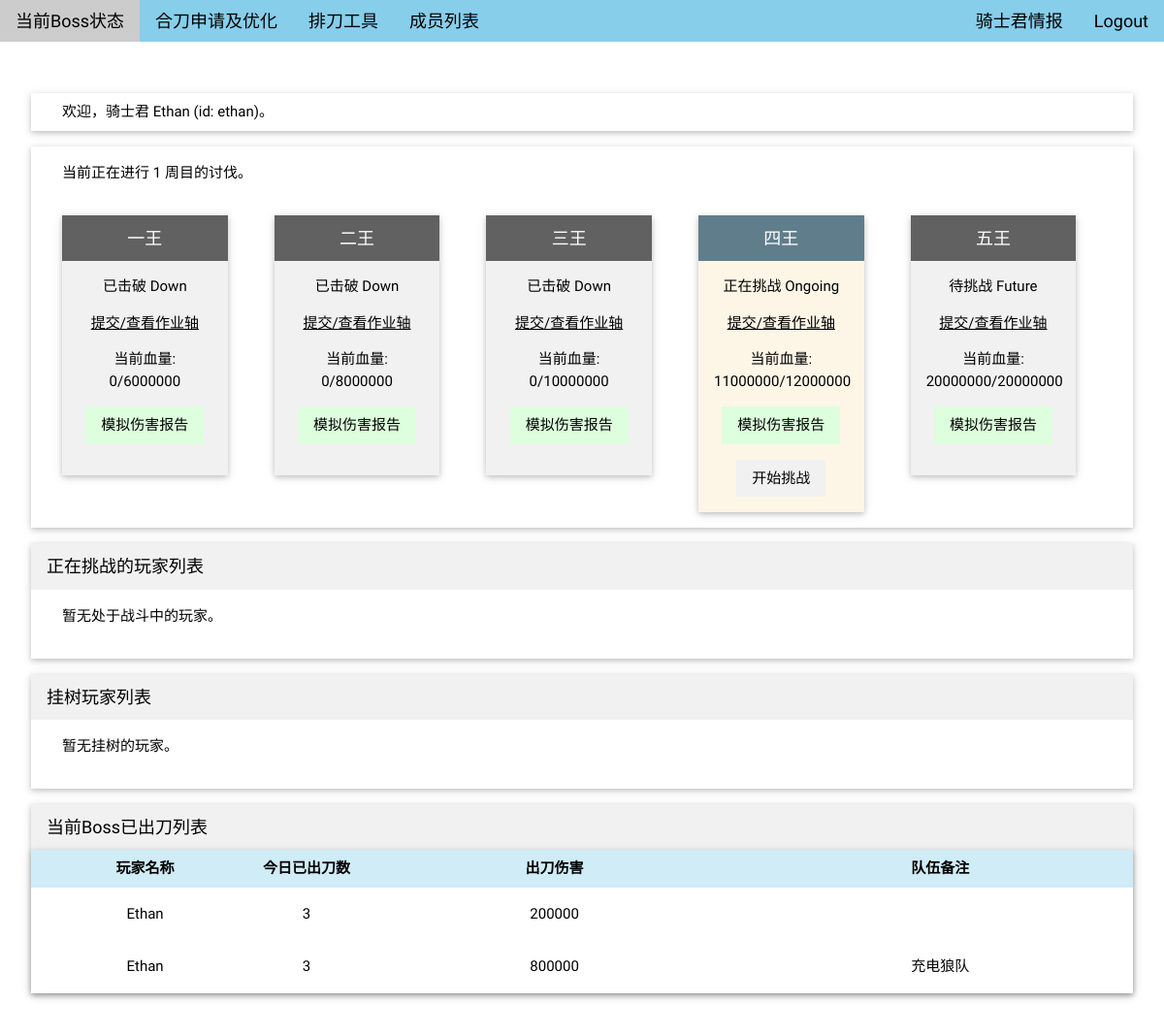
The app's page / (signed in) with its own data.
### PcrWebAssigner/models.py (models this page shows)
class Boss(models.Model):
    STATUS_opt = [('down', '已击破 Down'),
                  ('ongoing', '正在挑战 Ongoing'),
                  ('future', '待挑战 Future')]
    STATUS_dict = {k:v for k,v in STATUS_opt}
    BOSS_HP = {1:6000000, 2:8000000, 3:10000000, 4:12000000, 5:20000000}
    BOSS_NAME = {1:'一王', 2:'二王', 3:'三王', 4:'四王', 5:'五王'}
    epoch = models.SmallIntegerField(blank = False, default=1, verbose_name='Epoch',\
        validators=[MaxValueValidator(128), MinValueValidator(1)])
    number = models.SmallIntegerField(blank = False, default=1, verbose_name='Number',\
        validators=[MaxValueValidator(5), MinValueValidator(1)])
    damage_carried = models.BigIntegerField(default=0, verbose_name='已受到的伤害总量')
    status = models.CharField(max_length=64, default='future', choices=STATUS_opt, verbose_name='Boss当前状态')
    @property
    def is_active(self):
        return self.status=='ongoing'
    @property
    def maximal_hp(self):
        return self.BOSS_HP[self.number]
    @property
    def current_hp(self):
        return self.maximal_hp - self.damage_carried
    @property
    def get_boss_name(self):
        return self.BOSS_NAME[self.number]
    @property
    def get_boss_status(self):
        return self.STATUS_dict[self.status]

class RealDamage(models.Model):
    bonus = models.BooleanField(verbose_name='尾刀', default=False)
    damage = models.IntegerField(validators=[MinValueValidator(0)], verbose_name='当前刀伤害')
    player = models.ForeignKey(User, related_name='player_rd', on_delete=models.CASCADE)
    boss = models.ForeignKey(Boss, related_name='boss_rd', on_delete=models.CASCADE)
    notes = models.CharField(max_length=511, blank=True, verbose_name='备注（e.g. 阵容）')
    report_time = models.DateTimeField(auto_now_add=True, verbose_name='Report Time')
    class Meta:
        verbose_name = 'RealDamage'

class Profile(models.Model):
    user = models.OneToOneField(User, on_delete=models.CASCADE, related_name='profile')
    total_damage_today = models.BigIntegerField(verbose_name='Total Damage Today', default=0)
    accumulated_damage = models.BigIntegerField(verbose_name='Accumulated Damage', default=0)
    damage_counts = models.SmallIntegerField(blank = False, default=0, verbose_name='Damage Counts')
    accumulated_counts = models.SmallIntegerField(blank = False, default=0, verbose_name='Accumulated Counts')
    finishing_counts = models.SmallIntegerField(blank = False, default=0, verbose_name='今日尾刀次数')
    acc_finishing_counts = models.SmallIntegerField(blank = False, default=0, verbose_name='总计尾刀次数')
    in_battle = models.BooleanField(default=False, verbose_name='挑战中')
    sos = models.BooleanField(default=False, verbose_name='挂树')
    finishing = models.BooleanField(default=False, verbose_name='尾刀')

### PcrWebAssigner/views.py (the view, shortened to what this page needs)
# urls.py: 2. Add a URL to urlpatterns:  path('', views.home, name='home')
@login_required(login_url='/login/')
def home(request):
    do_daily_update()
    current_boss = Boss.objects.get(status='ongoing')
    current_epoch = current_boss.epoch
    current_perc = current_boss.current_hp/current_boss.maximal_hp
    bosses = Boss.objects.filter(epoch=current_epoch).order_by('number')
    in_battle_users = User.objects.filter(profile__in_battle=True)
    sos_users = User.objects.filter(profile__sos=True)
    current_boss_damage = RealDamage.objects.filter(boss=current_boss)
    return render(request, 'home.html', {
        'bosses': bosses,
        'battle': in_battle_users,
        'sos': sos_users,
        'epoch': current_epoch,
        'damages': current_boss_damage,
        'perc': current_perc,
    })

### PcrWebAssigner/templates/home.html (shortened to what this page needs)
{% extends 'base.html' %}
{% block content %}
<body>
  <div class="w3-ul w3-card w3-hoverable w3-margin">
    <div class="w3-container">
      <a href="{% url 'account' %}" class="w3-button w3-block w3-left-align">欢迎，骑士君 {{user.first_name}} (id: {{user.get_username}})。</a>
    </div>
  </div>
  <div class="w3-ul w3-card w3-hoverable w3-margin w3-mobile">
    <div class="w3-container">
      <a class="w3-block w3-margin">当前正在进行 {{epoch}} 周目的讨伐。</a>
    </div>
    <div class="w3-row-padding w3-mobile">
      {% for boss in bosses %}
      <div class="w3-col s2 w3-center w3-margin w3-mobile">
        {% if boss.is_active %}
        <div class="w3-card w3-sand w3-hover-dark-grey">
          <header class="w3-container w3-blue-grey">
            <h5>{{boss.get_boss_name}}</h5>
          </header>
          <div class="w3-container">
            <p>
              {{boss.get_boss_status}}
            </p>
            <a href="#">提交/查看作业轴</a>
            <p>
              当前血量:
              {{boss.current_hp}}/{{boss.maximal_hp}}
            </p>
            <a href="#"><button class="w3-button w3-pale-green">模拟伤害报告</button></a>
            <a href="damage" target="_blank"><button class="w3-button w3-light-grey w3-margin">开始挑战</button></a>
          </div>
        </div>
        {% else %}
        <div class="w3-card w3-light-grey w3-hover-blue-grey">
          <header class="w3-container w3-dark-grey">
            <h5>{{boss.get_boss_name}}</h5>
          </header>
          <div class="w3-container">
            <p>
              {{boss.get_boss_status}}
            </p>
            <a href="#">提交/查看作业轴</a>
            <p>
              当前血量:
              {{boss.current_hp}}/{{boss.maximal_hp}}
            </p>
            <button class="w3-button w3-pale-green">模拟伤害报告</button>
          </div>
        </div>
        {% endif %}
      </div>
      {% endfor %}
    </div>
  </div>
  <div class="w3-ul w3-card w3-hoverable w3-margin">
    <header class="w3-container w3-light-grey">
      <h5>正在挑战的玩家列表</h5>
    </header>
    {% if battle|length > 0 %}
    <table class="w3-container w3-table w3-centered w3-card">
      <tr class="w3-theme-l3">
        <th style="width:20%">玩家名称</th>
        <th style="width:10%">今日出刀次数</th>
        <th style="width:35%">今日伤害</th>
        <th style="width:35%">累计伤害</th>
      </tr>
      {% for user in battle %}
      <tr class=" w3-hover-light-gray w3-margin">
          <td class="w3-padding-16 w3-margin">{{ user.first_name }}</td>
          <td class="w3-padding-16">{{ user.profile.damage_counts }}</td>
          <td class="w3-padding-16">{{ user.profile.total_damage_today }}</td>
          <td class="w3-padding-16">{{ user.profile.accumulated_damage }}</td>
      </tr>
      {% endfor %}
    </table>
    {% else %}
    <div class="w3-container w3-margin">
      <tr><th colspan="7">暂无处于战斗中的玩家。</th></tr>
    </div>
    {% endif %}
  </div>
  <div class="w3-ul w3-card w3-hoverable w3-margin">
    <header class="w3-container w3-light-grey">
      <h5>挂树玩家列表</h5>
    </header>
    {% if sos|length > 0 %}
    <table class="w3-container w3-table w3-centered w3-card">
      <tr class="w3-theme-l3">
        <th style="width:20%">玩家名称</th>
        <th style="width:10%">今日出刀次数</th>
        <th style="width:35%">今日伤害</th>
        <th style="width:35%">累计伤害</th>
      </tr>
      {% for user in sos %}
      <tr class=" w3-hover-light-gray w3-margin">
          <td class="w3-padding-16 w3-margin">{{ user.first_name }}</td>
          <td class="w3-padding-16">{{ user.profile.damage_counts }}</td>
          <td class="w3-padding-16">{{ user.profile.total_damage_today }}</td>
          <td class="w3-padding-16">{{ user.profile.accumulated_damage }}</td>
      </tr>
      {% endfor %}
    </table>
    {% else %}
    <div class="w3-container w3-margin">
      <tr><th colspan="7">暂无挂树的玩家。</th></tr>
    </div>
    {% endif %}
  </div>
  <div class="w3-ul w3-card w3-hoverable w3-margin">
    <header class="w3-container w3-light-grey">
      <h5>当前Boss已出刀列表</h5>
    </header>
    {% if damages|length > 0 %}
    <table class="w3-container w3-table w3-centered w3-card">
      <tr class="w3-theme-l3">
        <th style="width:20%">玩家名称</th>
        <th style="width:10%">今日已出刀数</th>
        <th style="width:35%">出刀伤害</th>
        <th style="width:35%">队伍备注</th>
      </tr>
      {% for damage in damages %}
      <tr class=" w3-hover-light-gray w3-margin">
          <td class="w3-padding-16 w3-margin">{{ damage.player.first_name }}</td>
          <td class="w3-padding-16">{{ damage.player.profile.damage_counts }}</td>
          <td class="w3-padding-16">{{ damage.damage }}</td>
          <td class="w3-padding-16">{{ damage.notes }}</td>
      </tr>
      {% endfor %}
    </table>
    {% else %}
    <div class="w3-container w3-margin">
      <tr><th colspan="7">暂无出刀记录。</th></tr>
      <div class="w3-container w3-margin"> </div>
    </div>
    {% endif %}
  </div>
</body>
{% endblock %}

### PcrWebAssigner/templates/base.html (shortened to what this page needs)
<!DOCTYPE html>
<html lang="en">
{% load static %}
<link rel="stylesheet" href={% static "css/w3.css" %}>
<link rel="stylesheet" href={% static "css/w3-theme-light-blue.css" %}>
<link rel="stylesheet" href={% static "css/roboto.css" %}>
<body>
  <div class="w3-bar w3-theme w3-top w3-left-align w3-large">
    <a href="{% url 'home' %}" class="w3-bar-item w3-button w3-theme-l1">当前Boss状态</a>
    <a href="{% url 'simulation' %}" class="w3-bar-item w3-button w3-hide-small w3-hover-white">合刀申请及优化</a>
    <a href="{% url 'damage' %}" class="w3-bar-item w3-button w3-hide-small w3-hover-white">排刀工具</a>
    <a href="{% url 'members' %}" class="w3-bar-item w3-button w3-hide-small w3-hover-white">成员列表</a>
    <a href="{% url 'logout' %}" class="w3-bar-item w3-button w3-hide-small w3-hide-medium w3-right w3-hover-white">Logout</a>
    <a href="{% url 'account' %}" class="w3-bar-item w3-button w3-hide-small w3-hide-medium w3-right w3-hover-white">骑士君情报</a>
  </div>
  <div class="w3-main" style="margin-left:0px;margin-bottom:32px;" id="main">
  <div class="w3-row">
    <div class="w3-container w3-content" style="max-width:1260px;margin-top:80px;">
      {% block content %}{% endblock %}
    </div>
  </div>
</div>
</body>
</html>

### PcrWebAssigner/static/css/w3.css (style rules this page uses)
*,*:before,*:after { box-sizing:inherit }
html { -ms-text-size-adjust:100%;-webkit-text-size-adjust:100% }
body { margin:0 }
article,aside,details,figcaption,figure,footer,header,main,menu,nav,section { display:block }
a { background-color:transparent }
button,input,select,textarea,optgroup { font:inherit;margin:0 }
button,input { overflow:visible }
button,select { text-transform:none }
button,[type=button],[type=reset],[type=submit] { -webkit-appearance:button }
html,body { font-family:Verdana,sans-serif;font-size:15px;line-height:1.5 }
html { overflow-x:hidden }
h5 { font-size:18px }
h1,h2,h3,h4,h5,h6 { font-family:"Segoe UI",Arial,sans-serif;font-weight:400;margin:10px 0 }
a { color:inherit }
.w3-table,.w3-table-all { border-collapse:collapse;border-spacing:0;width:100%;display:table }
.w3-centered tr th,.w3-centered tr td { text-align:center }
.w3-table td,.w3-table th,.w3-table-all td,.w3-table-all th { padding:8px 8px;display:table-cell;text-align:left;vertical-align:top }
.w3-table th:first-child,.w3-table td:first-child,.w3-table-all th:first-child,.w3-table-all td:first-child { padding-left:16px }
.w3-btn,.w3-button { border:none;display:inline-block;padding:8px 16px;vertical-align:middle;overflow:hidden;text-decoration:none;color:inherit;background-color:inherit;text-align:center;cursor:pointer;white-space:nowrap }
.w3-btn,.w3-button { -webkit-touch-callout:none;-webkit-user-select:none;-khtml-user-select:none;-moz-user-select:none;-ms-user-select:none;user-select:none }
.w3-ul { list-style-type:none;padding:0;margin:0 }
.w3-main,#main { transition:margin-left .4s }
.w3-bar { width:100%;overflow:hidden }
.w3-bar .w3-bar-item { padding:8px 16px;float:left;width:auto;border:none;display:block;outline:0 }
.w3-bar .w3-button { white-space:normal }
.w3-block { display:block;width:100% }
.w3-container:after,.w3-container:before,.w3-panel:after,.w3-panel:before,.w3-row:after,.w3-row:before,.w3-row-padding:after,.w3-row-padding:before, .w3-cell-row:before,.w3-cell-row:after,.w3-clear:after,.w3-clear:before,.w3-bar:before,.w3-bar:after { content:"";display:table;clear:both }
.w3-col,.w3-half,.w3-third,.w3-twothird,.w3-threequarter,.w3-quarter { float:left;width:100% }
.w3-col.s2 { width:16.66666% }
.w3-content,.w3-auto { margin-left:auto;margin-right:auto }
.w3-content { max-width:980px }
.w3-top,.w3-bottom { position:fixed;width:100%;z-index:1 }
.w3-top { top:0 }
.w3-row-padding,.w3-row-padding>.w3-half,.w3-row-padding>.w3-third,.w3-row-padding>.w3-twothird,.w3-row-padding>.w3-threequarter,.w3-row-padding>.w3-quarter,.w3-row-padding>.w3-col { padding:0 8px }
.w3-container,.w3-panel { padding:0.01em 16px }
.w3-card,.w3-card-2 { box-shadow:0 2px 5px 0 rgba(0,0,0,0.16),0 2px 10px 0 rgba(0,0,0,0.12) }
.w3-large { font-size:18px!important }
.w3-left-align { text-align:left!important }
.w3-center { text-align:center!important }
.w3-margin { margin:16px!important }
.w3-padding-16 { padding-top:16px!important;padding-bottom:16px!important }
.w3-right { float:right!important }
.w3-blue-grey,.w3-hover-blue-grey:hover,.w3-blue-gray,.w3-hover-blue-gray:hover { color:#fff!important;background-color:#607d8b!important }
.w3-sand,.w3-hover-sand:hover { color:#000!important;background-color:#fdf5e6!important }
.w3-light-grey,.w3-hover-light-grey:hover,.w3-light-gray,.w3-hover-light-gray:hover { color:#000!important;background-color:#f1f1f1!important }
.w3-dark-grey,.w3-hover-dark-grey:hover,.w3-dark-gray,.w3-hover-dark-gray:hover { color:#fff!important;background-color:#616161!important }
.w3-pale-green,.w3-hover-pale-green:hover { color:#000!important;background-color:#ddffdd!important }

### PcrWebAssigner/static/css/w3-theme-light-blue.css (style rules this page uses)
.w3-theme-l3 { color:#000 !important; background-color:#d0ecf7 !important }
.w3-theme-l1 { color:#000 !important; background-color:#a1d9ef !important }
.w3-theme { color:#000 !important; background-color:#87ceeb !important }

### PcrWebAssigner/templates/base.html (style rules this page uses)
html,body,h1,h2,h3,h4,h5,h6 { font-family: "Roboto", sans-serif; }

### records on screen
Boss: get_boss_name "一王", get_boss_status "已击破 Down", current_hp "0", maximal_hp "6000000"
Boss: get_boss_name "二王", get_boss_status "已击破 Down", current_hp "0", maximal_hp "8000000"
Boss: get_boss_name "三王", get_boss_status "已击破 Down", current_hp "0", maximal_hp "10000000"
Boss: get_boss_name "四王", get_boss_status "正在挑战 Ongoing", current_hp "11000000", maximal_hp "12000000"
Boss: get_boss_name "五王", get_boss_status "待挑战 Future", current_hp "20000000", maximal_hp "20000000"
RealDamage: player.first_name "Ethan", player.profile.damage_counts "3", damage "200000"
RealDamage: player.first_name "Ethan", player.profile.damage_counts "3", damage "800000", notes "充电狼队"

### other values on screen
{{ user.first_name }} "Ethan"
{{ user.get_username }} "ethan"
{{ epoch }} "1"
